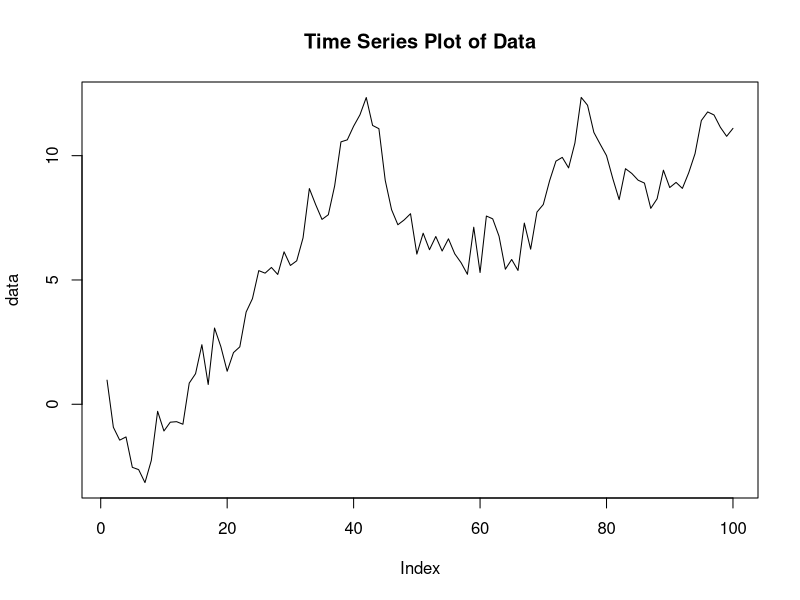
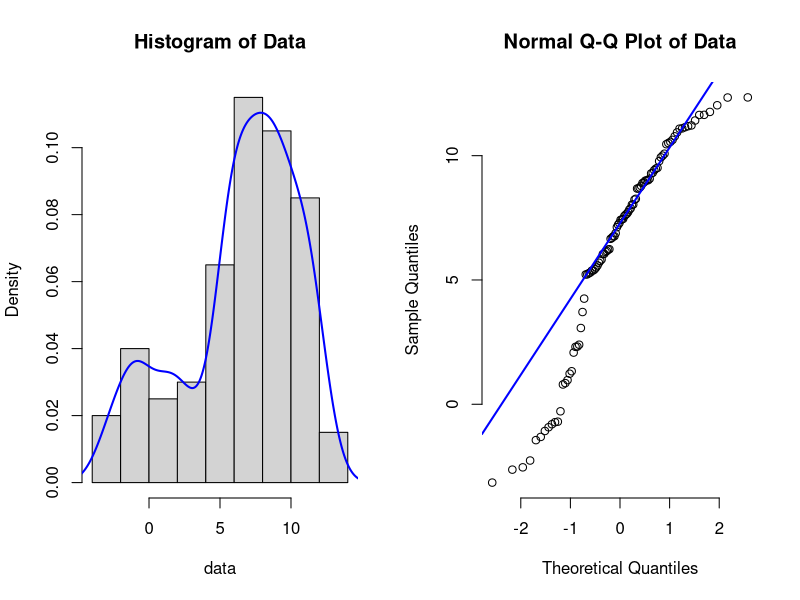
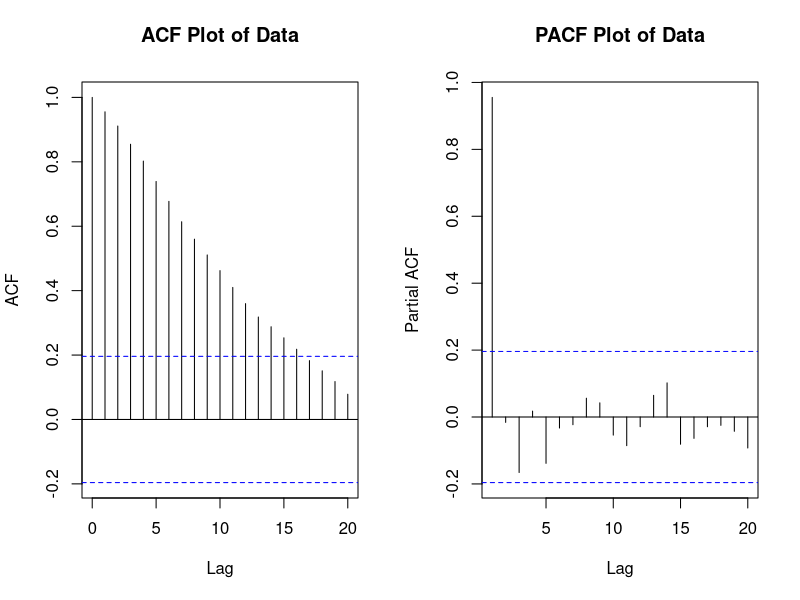
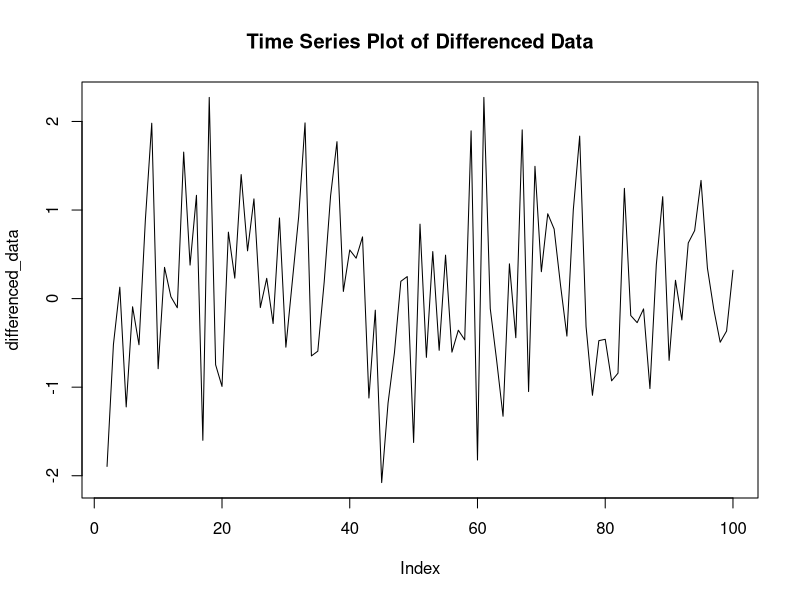
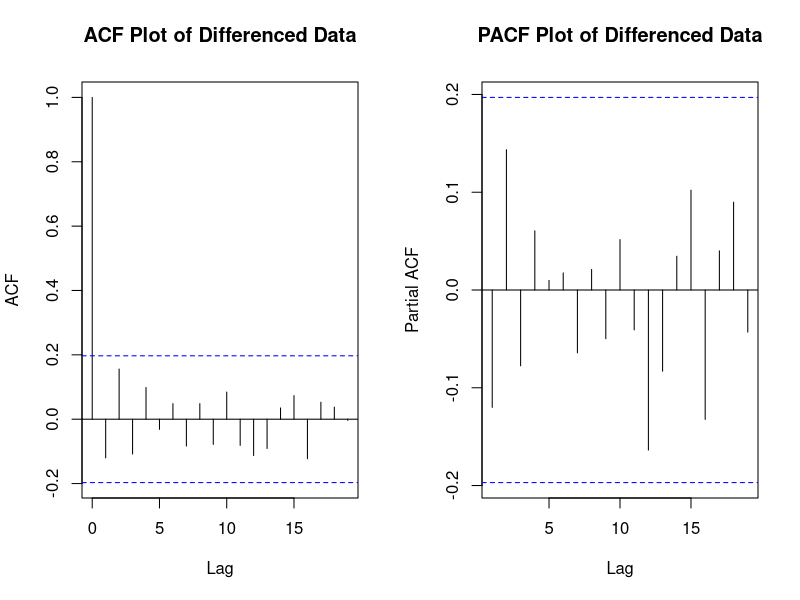
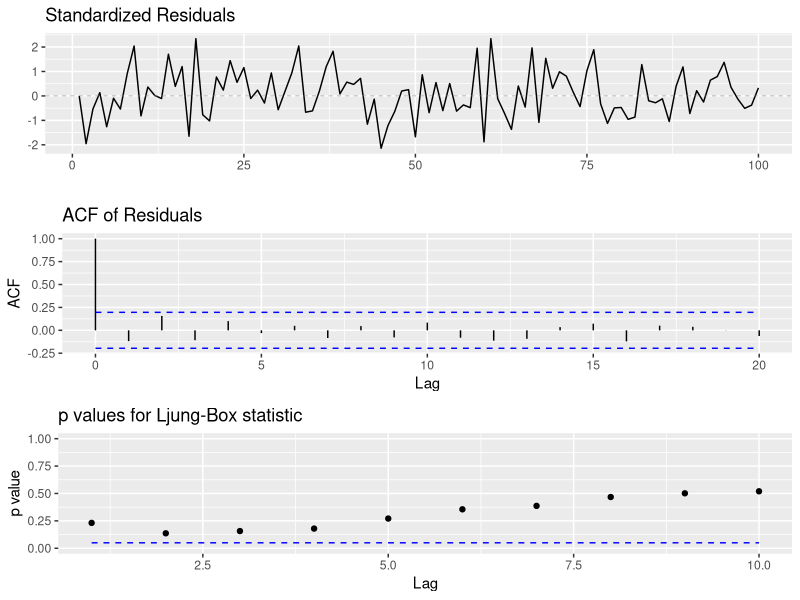
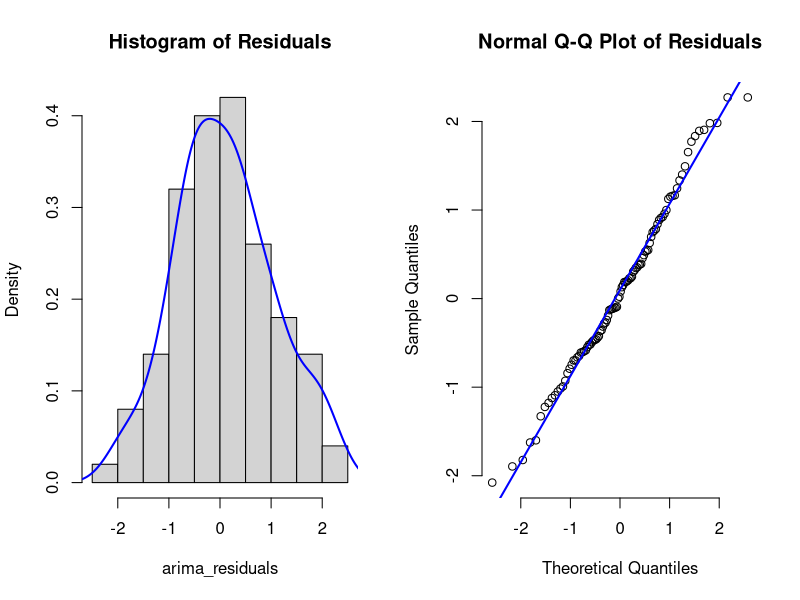
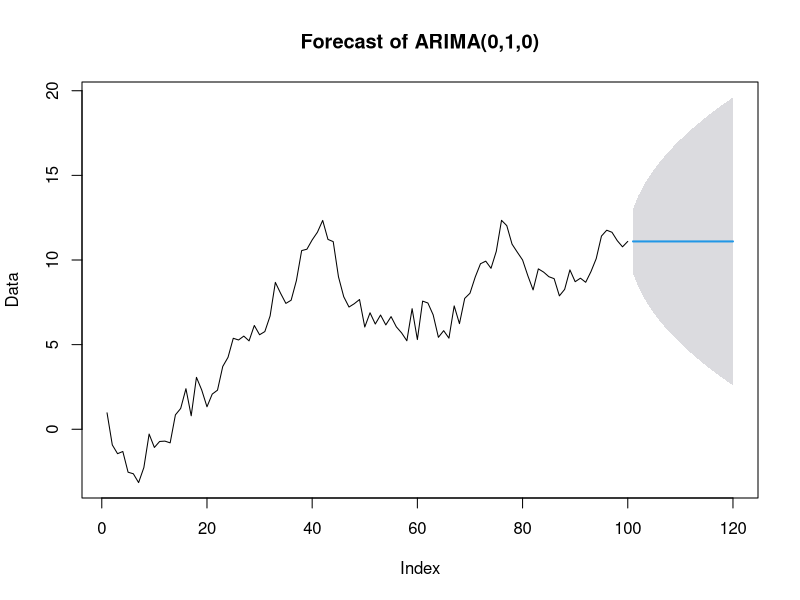

Write the R code that produced these figures, in order.
#Kenneth Perera
#MATH 194
#02/16/2020
#Forecasting Experiment

#Importing libraries
library(tseries)
library(forecast)
library(ggfortify)

#Getting data 
data <- ts(read.csv(file = 'data.csv')) #reading data from CSV

#Exploratory Data Analysis
par(mfrow=c(1,1))
ts.plot(data, main = 'Time Series Plot of Data', 
        xlab = 'Index') #Plotting the data
par(mfrow=c(1,2))
hist(data, freq=FALSE, main = "Histogram of Data") #histogram of data
lines(density(data), col="blue", lwd = 2) #density of data
qqnorm(data, pch = 1, frame = FALSE, main = "Normal Q-Q Plot of Data")
qqline(data, col = "blue", lwd = 2)

#Model Identification
par(mfrow=c(1,2))
acf(data, main = 'ACF Plot of Data') #acf of data
pacf(data, main = 'PACF Plot of Data') #pacf of data

differenced_data <- diff(data) #differencing to make data stationary

par(mfrow=c(1,1))
ts.plot(differenced_data, main = 'Time Series Plot of Differenced Data', 
        xlab = 'Index') #Plotting the differenced data

par(mfrow=c(1,2))
acf(differenced_data,
    main = 'ACF Plot of Differenced Data') #acf of differenced data
pacf(differenced_data,
     main = 'PACF Plot of Differenced Data') #pacf of differenced data
#dev.off()

#Model Estimation
arima_data <- auto.arima(data) #Fitting ARIMA Model
arima_data #ARIMA(0,1,0) Model

#Model Checking
arima_residuals <- residuals(arima_data) #Getting residuals
ggtsdiag(arima_data) #ploting residuals, acf of residuals ljung box statistic
par(mfrow=c(1,2))
hist(arima_residuals, freq = FALSE, main = "Histogram of Residuals") #histogram of residuals
lines(density(arima_residuals), col="blue", lwd = 2) #density of residuals
qqnorm(arima_residuals, pch = 1, frame = FALSE, main = "Normal Q-Q Plot of Residuals")
qqline(arima_residuals, col = "blue", lwd = 2)

#Forecasting
forecasted_data <- forecast(arima_data, h = 20, level = c(95)) #forecasting data
par(mfrow=c(1,1))
plot(forecasted_data, main = "Forecast of ARIMA(0,1,0)", 
       xlab = "Index", ylab = "Data") #plotting forecast
